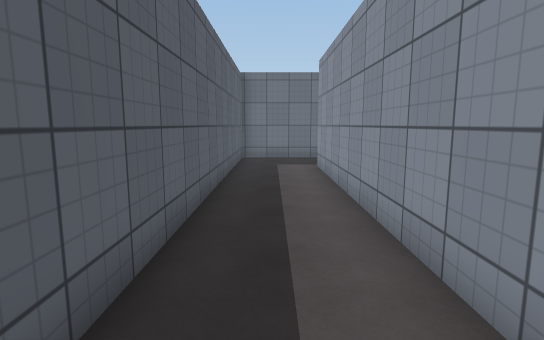
view 1 (above)

20 first-person views from a walk through a Unity game level. The camera is 1.5 m above the floor, tilts 8° down and sees 80° across. The floor is counted in squares, 1 m on a side. Each view is taken from the middle of a square. On the plan, view 1 faces up. The plan holds only what a view shows up to about 15 squares ahead; the rest is blank. The place goes on beyond the plan. The player character is not drawn. Surface patterns are stand-ins for the level's own textures.

view 2
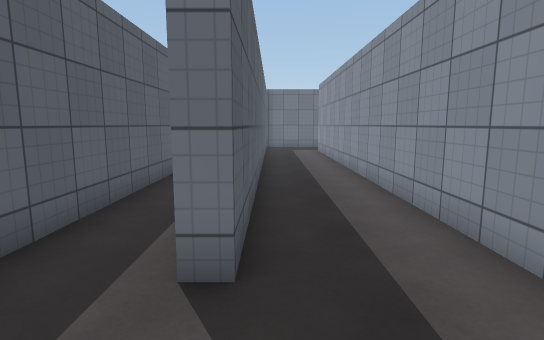

view 3
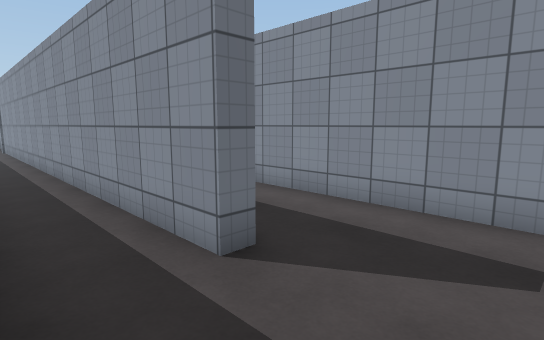

view 4
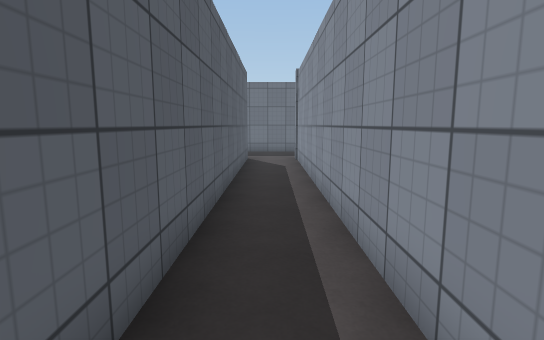

view 5
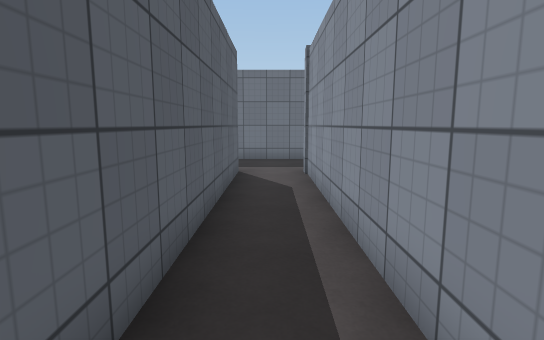

view 6
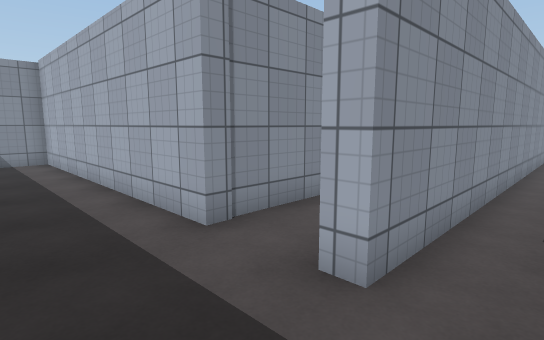

view 7
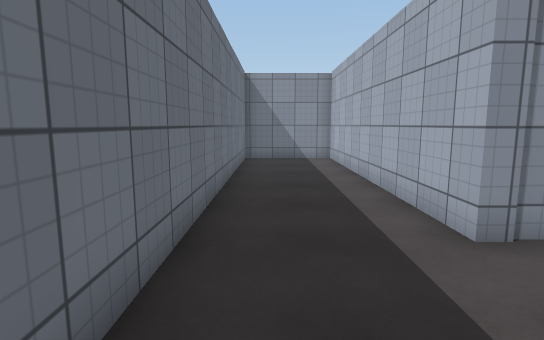

view 8
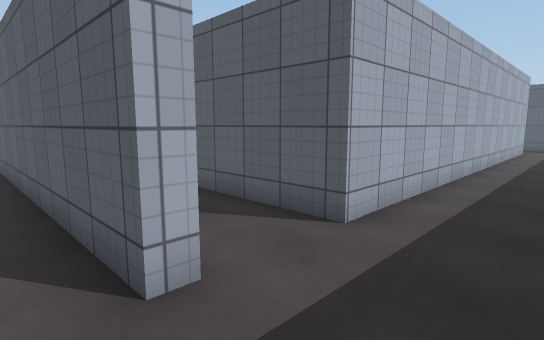

view 9
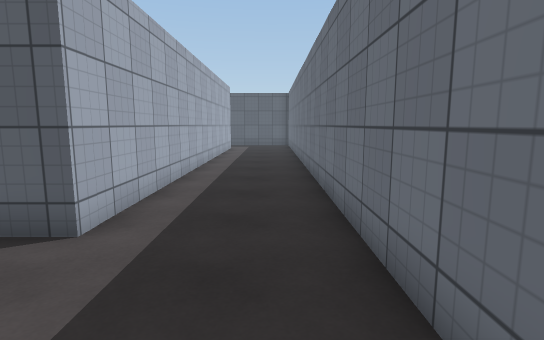

view 10
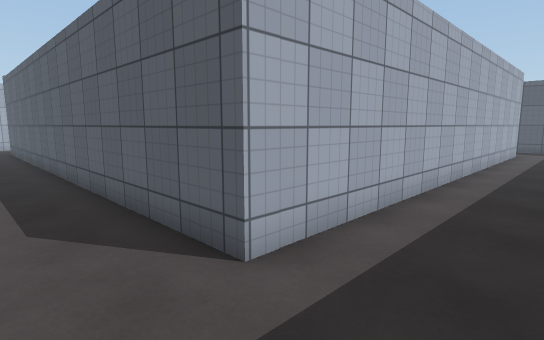

view 11
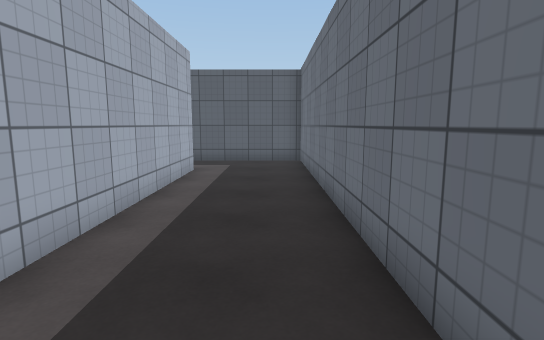

view 12
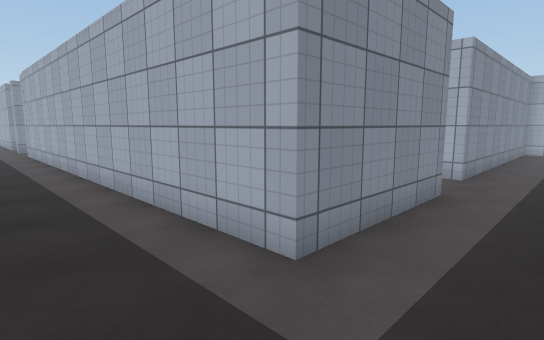

view 13
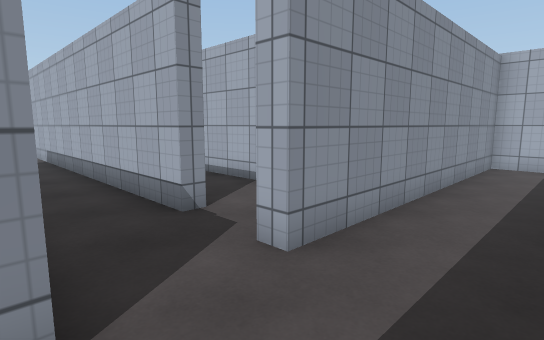

view 14
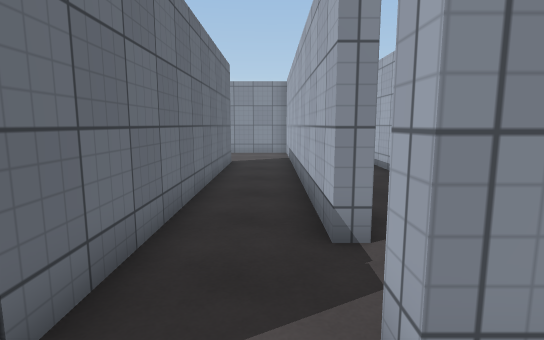

view 15
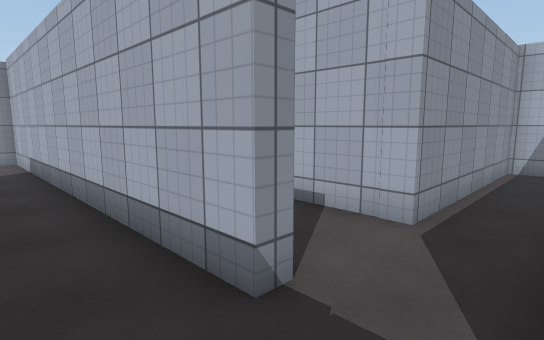

view 16
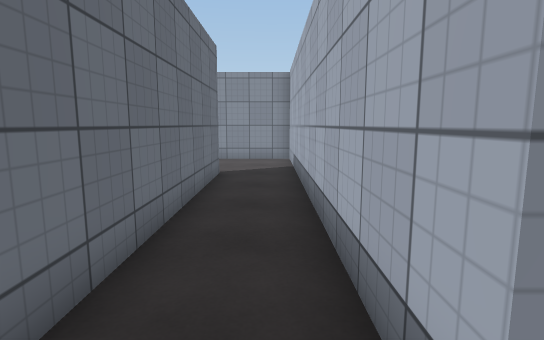

view 17
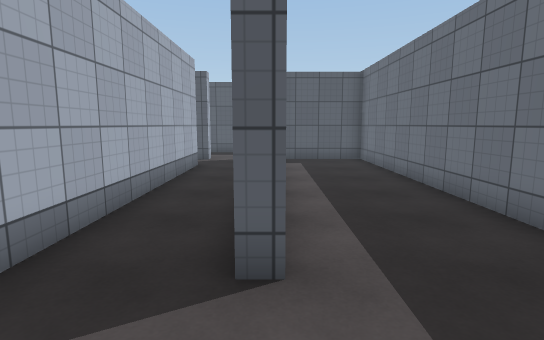

view 18
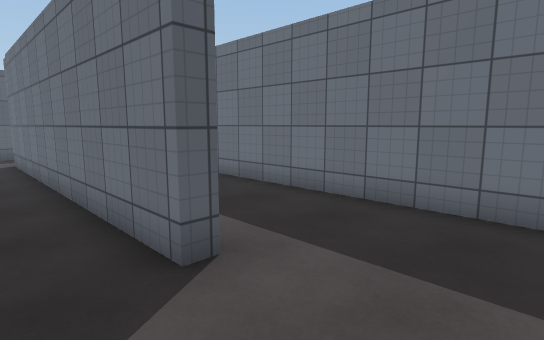

view 19
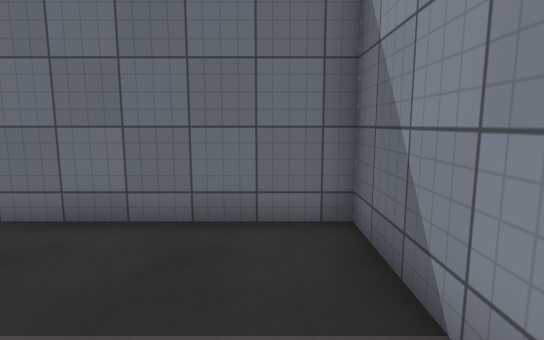

view 20
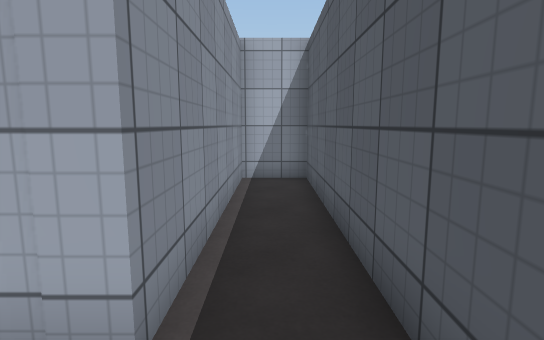

### Floor plan
Points are (right, up) in squares from view 1. A wall is a line through its corners. A room is listed if a view was taken in it or the views show most of it. See-through windows are left out.
Room 1 (views 1, 2, 3, 4, 5)
walls: (1.7, -6.6) (1.7, 11.8); (2.1, 14.9) (-1.4, 14.9) (-1.4, -4.1) (-1.9, -4.1) (-1.9, 15.4); (-4.1, 15.4) (-4.1, -3.5)
ways out: opening at (-3, 15) to room 2
Room 2 (views 6, 7, 8, 9, 10, 11, 12, 13, 14)
walls: (-4.6, 2.5) (-4.6, 15.4) (-4.1, 15.4); (-1.9, 15.4) (8.6, 15.4) (8.6, 19.2) (-26.5, 19.2); (-23.7, 10.6) (-23.7, 15.4) (-7.2, 15.4) (-7.2, -1.2); (-25, -2.1) (-23.5, -2.1) (-23.5, 8.2)
ways out: opening at (-3, 15) to room 1; opening at (-23, 9.5) to room 3
Room 3 (views 15, 16, 17, 18, 19)
walls: (-12, 11.2) (-12, 10.6) (-23.7, 10.6); (-21.2, 8.2) (-7.7, 8.2) (-7.7, 14.9) (-23.2, 14.9) (-23.2, 11.6); (-23.5, 8.2) (-23, 8.2)
ways out: opening at (-23, 9.5) to room 2; opening at (-22, 8) to room 4
Room 4 (view 20)
walls: (-14.5, 5.2) (-12.8, 5.2); (-21.2, 7.6) (-21.2, 8.2); (-23, 6) (-23, -2.1) (-21.2, -2.1) (-21.2, 5.2) (-17, 5.2); (-23, 8.2) (-23, 7.8)
ways out: opening at (-22, 8) to room 3

Where each view was taken, in squares from view 1:
view 1: 0 up, 0 right, facing up
view 2: 7 down, 1 left, facing up
view 3: 7 down, 4 left, facing up-right
view 4: 1 up, 3 left, facing up
view 5: 5 up, 3 left, facing up
view 6: 18 up, 6 left, facing down-right
view 7: 18 up, 6 left, facing right
view 8: 18 up, 3 left, facing down-left
view 9: 18 up, 3 left, facing left
view 10: 18 up, 5 left, facing down-left
view 11: 18 up, 13 left, facing left
view 12: 18 up, 26 left, facing down-right
view 13: 11 up, 26 left, facing down-right
view 14: 9 up, 25 left, facing right
view 15: 10 up, 23 left, facing down-right
view 16: 9 up, 22 left, facing right
view 17: 11 up, 9 left, facing left
view 18: 9 up, 9 left, facing up-left
view 19: 10 up, 9 left, facing up
view 20: 7 up, 22 left, facing down
